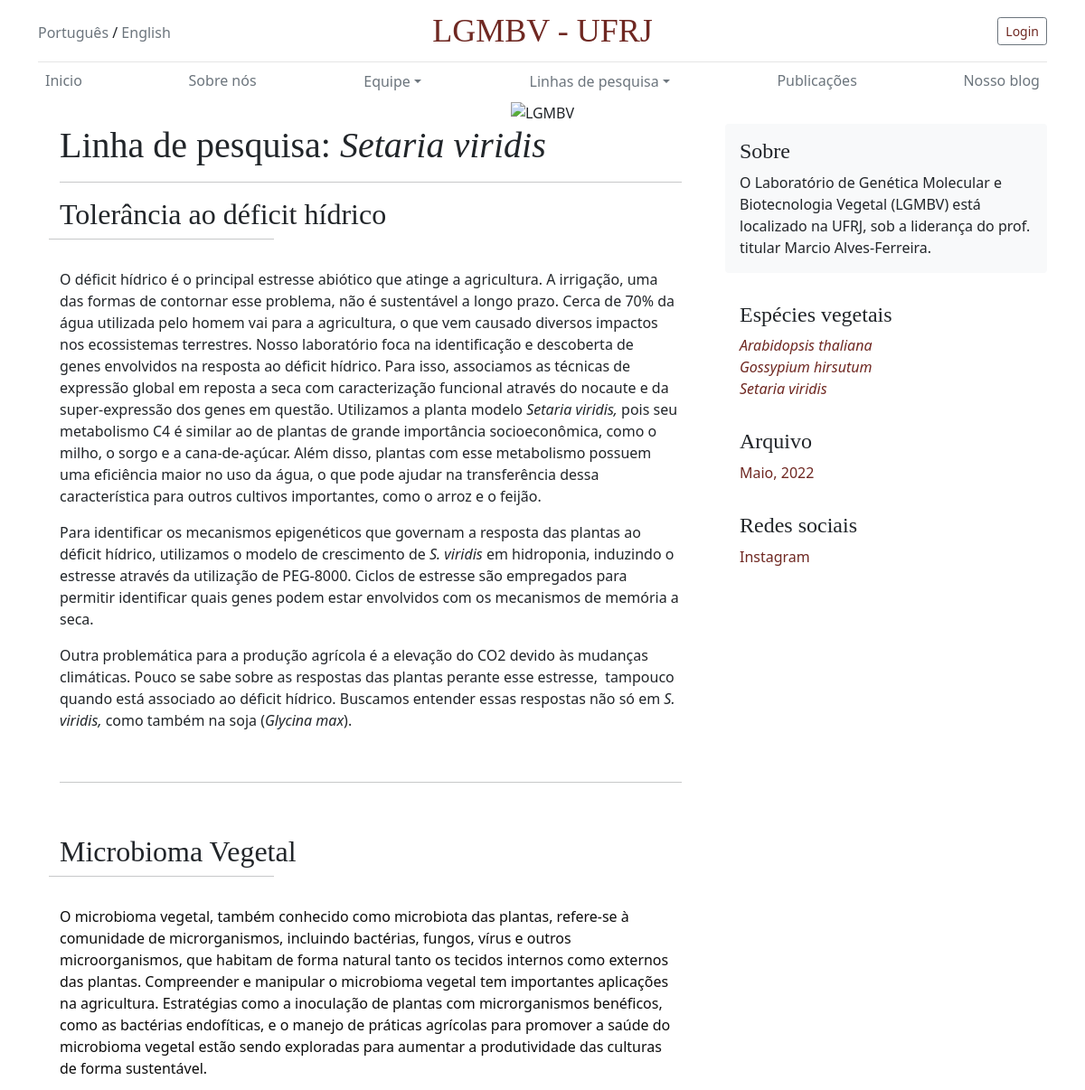
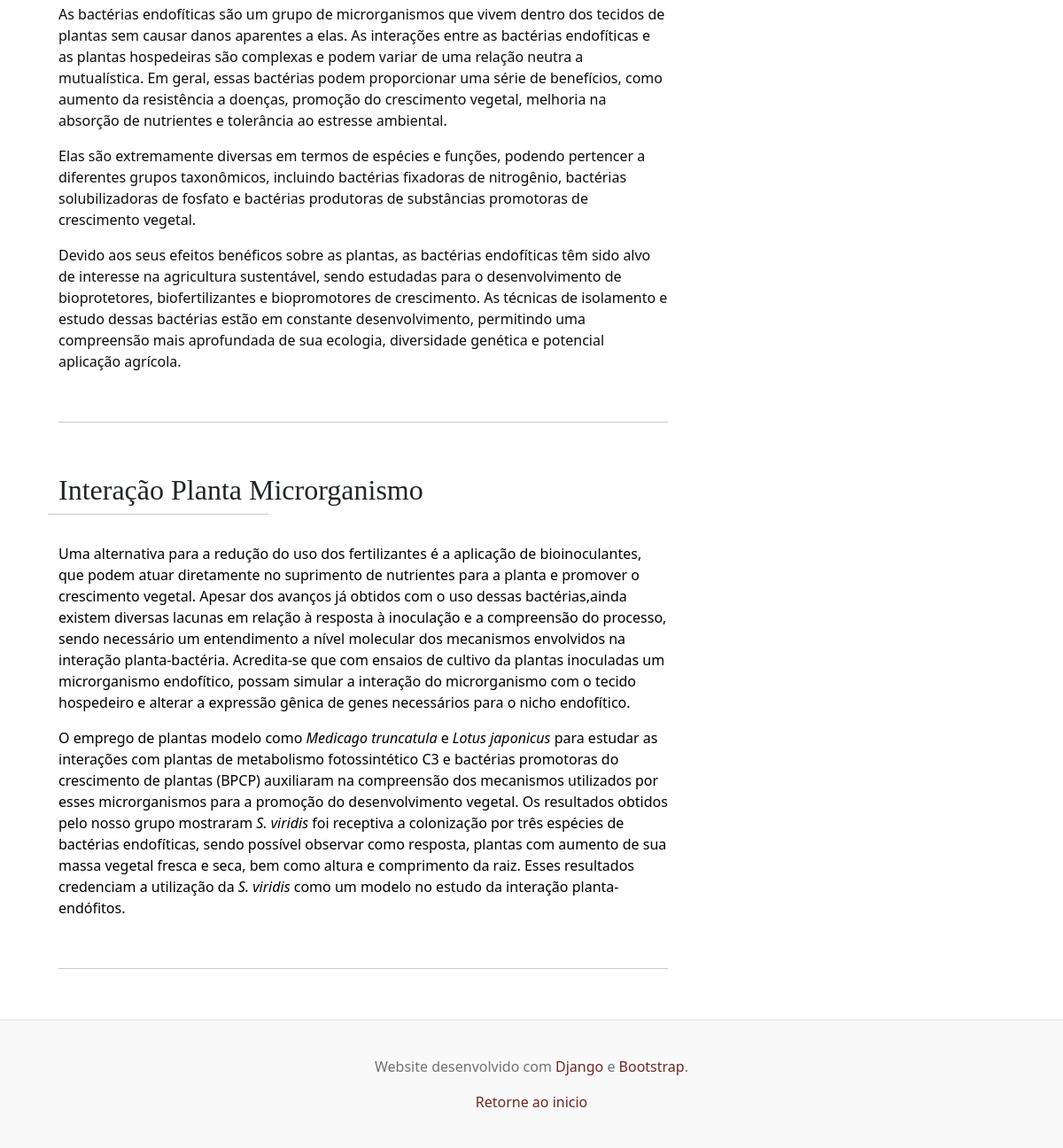
Screenshot of /linha_setaria/ with the database file from the repository (2 pictures, top to bottom).
### linha_pesquisa/models.py (models this page shows, shortened)
class Linha_Setaria(models.Model):
    id = models.AutoField
    title = models.CharField(max_length=100)
    category = models.ForeignKey(Linha_Setaria_category, on_delete=models.PROTECT)
    text = RichTextUploadingField()

### linha_pesquisa/views.py (the view)
# urls.py: path('setaria/', views.linha_setaria, name="setaria"),
def linha_setaria(request):
    allLinha_Setaria = []
    catabout = Linha_Setaria.objects.values('category', 'id')
    cats = {item['category'] for item in catabout}
    for cat in cats:
        Linha_Setaria_cat = Linha_Setaria.objects.filter(category=cat)
        allLinha_Setaria.append(Linha_Setaria_cat)
    return render(request, "setaria.html", {'allLinha_Setaria':allLinha_Setaria})

### templates/setaria.html (shortened to what this page needs)
{% extends 'layout.html' %}
{% block content %}
<div class="container">
    <div class="section-title">
        <h1>Linha de pesquisa: <em>Setaria viridis</em></h1>
        <hr>
    </div>
    <div class="row">
        {% for Linha_Setaria_cat in allLinha_Setaria %}
        <h2> {{Linha_Setaria_cat.0.title}}</h2>
        <hr style="width:35%;">
        <div class="column">
            <div class="team">
                <div class="team-img">
                    <p>{{Linha_Setaria_cat.0.text|safe}}</p>
                    <hr>
                </div>
            </div>
        </div>
        {% endfor %}
    </div>
</div>
{% endblock content %}

### static/blog.css (style rules this page uses)
h1, h2, h3, h4, h5, h6 { font-family: "Playfair Display", Georgia, "Times New Roman", serif; }

### rows the page displays
Linha_Setaria: title "Tolerância ao déficit hídrico", text "O déficit hídrico é o principal estresse abiótico que atinge a agricultura. A irrigação, uma das formas de contornar esse problema, não é sustentável a longo prazo. Cerca de 70% da água utilizada pelo homem vai para a agricultura, o que vem causado diversos impactos nos ecossistemas terrestres. Nosso laboratório foca na identificação e descoberta de genes envolvidos na resposta ao déficit hídrico. Para isso, associamos as técnicas de expressão global em reposta a seca com caracterização funcional através do nocaute e da super-expressão dos genes em questão. Utilizamos a planta modelo Setaria viridis, pois seu metabolismo C4 é similar ao de plantas de grande importância socioeconômica, como…"
Linha_Setaria: title "Microbioma Vegetal", text "O microbioma vegetal, também conhecido como microbiota das plantas, refere-se à comunidade de microrganismos, incluindo bactérias, fungos, vírus e outros microorganismos, que habitam de forma natural tanto os tecidos internos como externos das plantas. Compreender e manipular o microbioma vegetal tem importantes aplicações na agricultura. Estratégias como a inoculação de plantas com microrganismos benéficos, como as bactérias endofíticas, e o manejo de práticas agrícolas para promover a saúde do microbioma vegetal estão sendo exploradas para aumentar a produtividade das culturas de forma sustentável. As bactérias endofíticas são um grupo de microrganismos que vivem dentro dos tecidos de…"
Linha_Setaria: title "Interação Planta Microrganismo", text "Uma alternativa para a redução do uso dos fertilizantes é a aplicação de bioinoculantes, que podem atuar diretamente no suprimento de nutrientes para a planta e promover o crescimento vegetal. Apesar dos avanços já obtidos com o uso dessas bactérias,ainda existem diversas lacunas em relação à resposta à inoculação e a compreensão do processo, sendo necessário um entendimento a nível molecular dos mecanismos envolvidos na interação planta-bactéria. Acredita-se que com ensaios de cultivo da plantas inoculadas um microrganismo endofítico, possam simular a interação do microrganismo com o tecido hospedeiro e alterar a expressão gênica de genes necessários para o nicho endofítico. O emprego de…"
